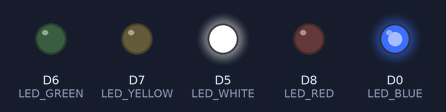
A sketch run on a simulated ESP8266 (NodeMCU). Parts: output pins drawn as LEDs (lit = HIGH).

Above: at 1.1 s.
At 4.1 s:
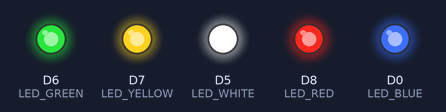
At 10.1 s:
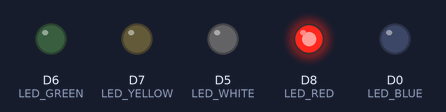
At 24.0 s:
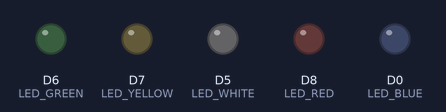
At 27.6 s:
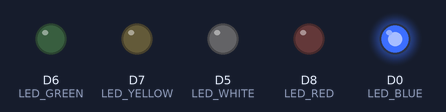
At 36.6 s:
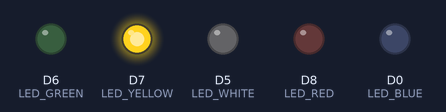
Timing chart, 0 to 40.0 s (numbered marks = the images above):
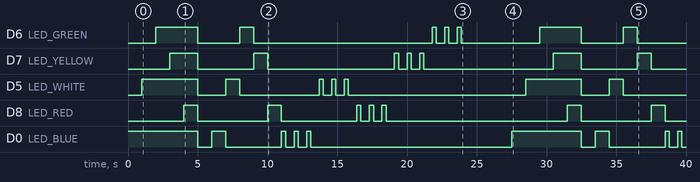

Measured:
- by itself, D6 (LED_GREEN): HIGH → LOW at 5.0 s, → HIGH 3.0 s later, → LOW 1.0 s later, → HIGH 12.8 s later, … (13 changes in this stretch)
- by itself, D7 (LED_YELLOW): HIGH → LOW at 5.0 s, → HIGH 4.0 s later, → LOW 1.0 s later, → HIGH 9.1 s later, … (13 changes in this stretch)
- by itself, D5 (LED_WHITE): HIGH → LOW at 5.0 s, → HIGH 2.0 s later, → LOW 1.0 s later, → HIGH 5.7 s later, … (13 changes in this stretch)
- by itself, D8 (LED_RED): HIGH → LOW at 5.0 s, → HIGH 5.0 s later, → LOW 1.0 s later, → HIGH 5.4 s later, … (13 changes in this stretch)
- by itself, D0 (LED_BLUE): HIGH → LOW at 5.0 s, → HIGH 1.0 s later, → LOW 1.0 s later, → HIGH 4.0 s later, … (17 changes in this stretch)

The sketch:

Led-Test.ino
```cpp
#define LED_BLUE D0
#define LED_WHITE D5

#define LED_GREEN D6
#define LED_YELLOW D7
#define LED_RED D8


void setup() {
  pinMode(LED_BLUE, OUTPUT);    // LED pin as output.
  pinMode(LED_WHITE, OUTPUT);    // LED pin as output.
  pinMode(LED_GREEN, OUTPUT);    // LED pin as output.
  pinMode(LED_YELLOW, OUTPUT);    // LED pin as output.
  pinMode(LED_RED, OUTPUT);    // LED pin as output.

  Serial.begin(9600);
  selfTest();
}

void loop() {
  Serial.println();
  delay(3000);
  selfTest();
}


void selfTest() {
  blueOn();
  delay(1000);
  whiteOn();
  delay(1000);
  greenOn();
  delay(1000);
  yellowOn();
  delay(1000);
  redOn();
  delay(1000);
  allLedOff();
  delay(1000);
  blueBlink();
  whiteBlink();
  greenBlink();
  yellowBlink();
  redBlink();

  flickr(LED_BLUE);
  flickr(LED_BLUE);
  flickr(LED_BLUE);
  flickr(LED_WHITE);
  flickr(LED_WHITE);
  flickr(LED_WHITE);
  flickr(LED_RED);
  flickr(LED_RED);
  flickr(LED_RED);
  flickr(LED_YELLOW);
  flickr(LED_YELLOW);
  flickr(LED_YELLOW);
  flickr(LED_GREEN);
  flickr(LED_GREEN);
  flickr(LED_GREEN);
}


void blueBlink() {
  blink(LED_BLUE);
}
void whiteBlink() {
  blink(LED_WHITE);
}
void greenBlink() {
  blink(LED_GREEN);
}
void yellowBlink() {
  blink(LED_YELLOW);
}
void redBlink() {
  blink(LED_RED);
}

void blink(int pin) {
  digitalWrite(pin, HIGH);
  delay(1000);
  digitalWrite(pin, LOW);
}

void flickr(int pin) {
  digitalWrite(pin, HIGH);
  delay(300);
  digitalWrite(pin, LOW);
  delay(600);
}

void whiteOn() {
  digitalWrite(LED_WHITE, HIGH);
}
void whiteOff() {
  digitalWrite(LED_WHITE, LOW);
}
void blueOn() {
  digitalWrite(LED_BLUE, HIGH);
}
void blueOff() {
  digitalWrite(LED_BLUE, LOW);
}
void greenOn() {
  digitalWrite(LED_GREEN, HIGH);
}
void greenOff() {
  digitalWrite(LED_GREEN, LOW);
}
void yellowOn() {
  digitalWrite(LED_YELLOW, HIGH);
}
void yellowOff() {
  digitalWrite(LED_YELLOW, LOW);
}
void redOn() {
  digitalWrite(LED_RED, HIGH);
}
void redOff() {
  digitalWrite(LED_RED, LOW);
}

void allLedOn() {
  blueOn();
  whiteOn();
  greenOn();
  yellowOn();
  redOn();
}
void allLedOff() {
  whiteOff();
  blueOff();
  greenOff();
  yellowOff();
  redOff();
}
```
